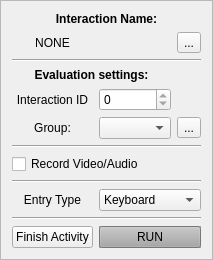
            <widget class="QFrame" name="frame_58">
             <property name="frameShape">
              <enum>QFrame::StyledPanel</enum>
             </property>
             <property name="frameShadow">
              <enum>QFrame::Raised</enum>
             </property>
             <layout class="QGridLayout" name="gridLayout_47">
              <item row="9" column="0" colspan="3">
               <widget class="Line" name="line_27">
                <property name="orientation">
                 <enum>Qt::Horizontal</enum>
                </property>
               </widget>
              </item>
              <item row="5" column="2">
               <widget class="QToolButton" name="run_new_eval_group_toolButton">
                <property name="text">
                 <string>...</string>
                </property>
               </widget>
              </item>
              <item row="5" column="0">
               <widget class="QLabel" name="label_54">
                <property name="text">
                 <string>Group:</string>
                </property>
                <property name="alignment">
                 <set>Qt::AlignCenter</set>
                </property>
               </widget>
              </item>
              <item row="12" column="1" colspan="2">
               <widget class="QPushButton" name="pushButton_run_activity">
                <property name="enabled">
                 <bool>true</bool>
                </property>
                <property name="palette">
                 <palette>
                  <active>
                   <colorrole role="WindowText">
                    <brush brushstyle="SolidPattern">
                     <color alpha="255">
                      <red>0</red>
                      <green>0</green>
                      <blue>0</blue>
                     </color>
                    </brush>
                   </colorrole>
                   <colorrole role="Button">
                    <brush brushstyle="SolidPattern">
                     <color alpha="255">
                      <red>167</red>
                      <green>167</green>
                      <blue>167</blue>
                     </color>
                    </brush>
                   </colorrole>
                   <colorrole role="Light">
                    <brush brushstyle="SolidPattern">
                     <color alpha="255">
                      <red>251</red>
                      <green>251</green>
                      <blue>251</blue>
                     </color>
                    </brush>
                   </colorrole>
                   <colorrole role="Midlight">
                    <brush brushstyle="SolidPattern">
                     <color alpha="255">
                      <red>209</red>
                      <green>209</green>
                      <blue>209</blue>
                     </color>
                    </brush>
                   </colorrole>
                   <colorrole role="Dark">
                    <brush brushstyle="SolidPattern">
                     <color alpha="255">
                      <red>83</red>
                      <green>83</green>
                      <blue>83</blue>
                     </color>
                    </brush>
                   </colorrole>
                   <colorrole role="Mid">
                    <brush brushstyle="SolidPattern">
                     <color alpha="255">
                      <red>111</red>
                      <green>111</green>
                      <blue>111</blue>
                     </color>
                    </brush>
                   </colorrole>
                   <colorrole role="Text">
                    <brush brushstyle="SolidPattern">
                     <color alpha="255">
                      <red>0</red>
                      <green>0</green>
                      <blue>0</blue>
                     </color>
                    </brush>
                   </colorrole>
                   <colorrole role="BrightText">
                    <brush brushstyle="SolidPattern">
                     <color alpha="255">
                      <red>255</red>
                      <green>255</green>
                      <blue>255</blue>
                     </color>
                    </brush>
                   </colorrole>
                   <colorrole role="ButtonText">
                    <brush brushstyle="SolidPattern">
                     <color alpha="255">
                      <red>0</red>
                      <green>0</green>
                      <blue>0</blue>
                     </color>
                    </brush>
                   </colorrole>
                   <colorrole role="Base">
                    <brush brushstyle="SolidPattern">
                     <color alpha="255">
                      <red>255</red>
                      <green>255</green>
                      <blue>255</blue>
                     </color>
                    </brush>
                   </colorrole>
                   <colorrole role="Window">
                    <brush brushstyle="SolidPattern">
                     <color alpha="255">
                      <red>167</red>
                      <green>167</green>
                      <blue>167</blue>
                     </color>
                    </brush>
                   </colorrole>
                   <colorrole role="Shadow">
                    <brush brushstyle="SolidPattern">
                     <color alpha="255">
                      <red>0</red>
                      <green>0</green>
                      <blue>0</blue>
                     </color>
                    </brush>
                   </colorrole>
                   <colorrole role="AlternateBase">
                    <brush brushstyle="SolidPattern">
                     <color alpha="255">
                      <red>211</red>
                      <green>211</green>
                      <blue>211</blue>
                     </color>
                    </brush>
                   </colorrole>
                   <colorrole role="ToolTipBase">
                    <brush brushstyle="SolidPattern">
                     <color alpha="255">
                      <red>255</red>
                      <green>255</green>
                      <blue>220</blue>
                     </color>
                    </brush>
                   </colorrole>
                   <colorrole role="ToolTipText">
                    <brush brushstyle="SolidPattern">
                     <color alpha="255">
                      <red>0</red>
                      <green>0</green>
                      <blue>0</blue>
                     </color>
                    </brush>
                   </colorrole>
                  </active>
                  <inactive>
                   <colorrole role="WindowText">
                    <brush brushstyle="SolidPattern">
                     <color alpha="255">
                      <red>0</red>
                      <green>0</green>
                      <blue>0</blue>
                     </color>
                    </brush>
                   </colorrole>
                   <colorrole role="Button">
                    <brush brushstyle="SolidPattern">
                     <color alpha="255">
                      <red>167</red>
                      <green>167</green>
                      <blue>167</blue>
                     </color>
                    </brush>
                   </colorrole>
                   <colorrole role="Light">
                    <brush brushstyle="SolidPattern">
                     <color alpha="255">
                      <red>251</red>
                      <green>251</green>
                      <blue>251</blue>
                     </color>
                    </brush>
                   </colorrole>
                   <colorrole role="Midlight">
                    <brush brushstyle="SolidPattern">
                     <color alpha="255">
                      <red>209</red>
                      <green>209</green>
                      <blue>209</blue>
                     </color>
                    </brush>
                   </colorrole>
                   <colorrole role="Dark">
                    <brush brushstyle="SolidPattern">
                     <color alpha="255">
                      <red>83</red>
                      <green>83</green>
                      <blue>83</blue>
                     </color>
                    </brush>
                   </colorrole>
                   <colorrole role="Mid">
                    <brush brushstyle="SolidPattern">
                     <color alpha="255">
                      <red>111</red>
                      <green>111</green>
                      <blue>111</blue>
                     </color>
                    </brush>
                   </colorrole>
                   <colorrole role="Text">
                    <brush brushstyle="SolidPattern">
                     <color alpha="255">
                      <red>0</red>
                      <green>0</green>
                      <blue>0</blue>
                     </color>
                    </brush>
                   </colorrole>
                   <colorrole role="BrightText">
                    <brush brushstyle="SolidPattern">
                     <color alpha="255">
                      <red>255</red>
                      <green>255</green>
                      <blue>255</blue>
                     </color>
                    </brush>
                   </colorrole>
                   <colorrole role="ButtonText">
                    <brush brushstyle="SolidPattern">
                     <color alpha="255">
                      <red>0</red>
                      <green>0</green>
                      <blue>0</blue>
                     </color>
                    </brush>
                   </colorrole>
                   <colorrole role="Base">
                    <brush brushstyle="SolidPattern">
                     <color alpha="255">
                      <red>255</red>
                      <green>255</green>
                      <blue>255</blue>
                     </color>
                    </brush>
                   </colorrole>
                   <colorrole role="Window">
                    <brush brushstyle="SolidPattern">
                     <color alpha="255">
                      <red>167</red>
                      <green>167</green>
                      <blue>167</blue>
                     </color>
                    </brush>
                   </colorrole>
                   <colorrole role="Shadow">
                    <brush brushstyle="SolidPattern">
                     <color alpha="255">
                      <red>0</red>
                      <green>0</green>
                      <blue>0</blue>
                     </color>
                    </brush>
                   </colorrole>
                   <colorrole role="AlternateBase">
                    <brush brushstyle="SolidPattern">
                     <color alpha="255">
                      <red>211</red>
                      <green>211</green>
                      <blue>211</blue>
                     </color>
                    </brush>
                   </colorrole>
                   <colorrole role="ToolTipBase">
                    <brush brushstyle="SolidPattern">
                     <color alpha="255">
                      <red>255</red>
                      <green>255</green>
                      <blue>220</blue>
                     </color>
                    </brush>
                   </colorrole>
                   <colorrole role="ToolTipText">
                    <brush brushstyle="SolidPattern">
                     <color alpha="255">
                      <red>0</red>
                      <green>0</green>
                      <blue>0</blue>
                     </color>
                    </brush>
                   </colorrole>
                  </inactive>
                  <disabled>
                   <colorrole role="WindowText">
                    <brush brushstyle="SolidPattern">
                     <color alpha="255">
                      <red>83</red>
                      <green>83</green>
                      <blue>83</blue>
                     </color>
                    </brush>
                   </colorrole>
                   <colorrole role="Button">
                    <brush brushstyle="SolidPattern">
                     <color alpha="255">
                      <red>167</red>
                      <green>167</green>
                      <blue>167</blue>
                     </color>
                    </brush>
                   </colorrole>
                   <colorrole role="Light">
                    <brush brushstyle="SolidPattern">
                     <color alpha="255">
                      <red>251</red>
                      <green>251</green>
                      <blue>251</blue>
                     </color>
                    </brush>
                   </colorrole>
                   <colorrole role="Midlight">
                    <brush brushstyle="SolidPattern">
                     <color alpha="255">
                      <red>209</red>
                      <green>209</green>
                      <blue>209</blue>
                     </color>
                    </brush>
                   </colorrole>
                   <colorrole role="Dark">
                    <brush brushstyle="SolidPattern">
                     <color alpha="255">
                      <red>83</red>
                      <green>83</green>
                      <blue>83</blue>
                     </color>
                    </brush>
                   </colorrole>
                   <colorrole role="Mid">
                    <brush brushstyle="SolidPattern">
                     <color alpha="255">
                      <red>111</red>
                      <green>111</green>
                      <blue>111</blue>
                     </color>
                    </brush>
                   </colorrole>
                   <colorrole role="Text">
                    <brush brushstyle="SolidPattern">
                     <color alpha="255">
                      <red>83</red>
                      <green>83</green>
                      <blue>83</blue>
                     </color>
                    </brush>
                   </colorrole>
                   <colorrole role="BrightText">
                    <brush brushstyle="SolidPattern">
                     <color alpha="255">
                      <red>255</red>
                      <green>255</green>
                      <blue>255</blue>
                     </color>
                    </brush>
                   </colorrole>
                   <colorrole role="ButtonText">
                    <brush brushstyle="SolidPattern">
                     <color alpha="255">
                      <red>83</red>
                      <green>83</green>
                      <blue>83</blue>
                     </color>
                    </brush>
                   </colorrole>
                   <colorrole role="Base">
                    <brush brushstyle="SolidPattern">
                     <color alpha="255">
                      <red>167</red>
                      <green>167</green>
                      <blue>167</blue>
                     </color>
                    </brush>
                   </colorrole>
                   <colorrole role="Window">
                    <brush brushstyle="SolidPattern">
                     <color alpha="255">
                      <red>167</red>
                      <green>167</green>
                      <blue>167</blue>
                     </color>
                    </brush>
                   </colorrole>
                   <colorrole role="Shadow">
                    <brush brushstyle="SolidPattern">
                     <color alpha="255">
                      <red>0</red>
                      <green>0</green>
                      <blue>0</blue>
                     </color>
                    </brush>
                   </colorrole>
                   <colorrole role="AlternateBase">
                    <brush brushstyle="SolidPattern">
                     <color alpha="255">
                      <red>167</red>
                      <green>167</green>
                      <blue>167</blue>
                     </color>
                    </brush>
                   </colorrole>
                   <colorrole role="ToolTipBase">
                    <brush brushstyle="SolidPattern">
                     <color alpha="255">
                      <red>255</red>
                      <green>255</green>
                      <blue>220</blue>
                     </color>
                    </brush>
                   </colorrole>
                   <colorrole role="ToolTipText">
                    <brush brushstyle="SolidPattern">
                     <color alpha="255">
                      <red>0</red>
                      <green>0</green>
                      <blue>0</blue>
                     </color>
                    </brush>
                   </colorrole>
                  </disabled>
                 </palette>
                </property>
                <property name="font">
                 <font>
                  <kerning>false</kerning>
                 </font>
                </property>
                <property name="autoFillBackground">
                 <bool>true</bool>
                </property>
                <property name="text">
                 <string>RUN</string>
                </property>
                <property name="shortcut">
                 <string>Ctrl+R</string>
                </property>
                <property name="default">
                 <bool>false</bool>
                </property>
                <property name="flat">
                 <bool>false</bool>
                </property>
               </widget>
              </item>
              <item row="0" column="0" colspan="3">
               <widget class="QLabel" name="label_209">
                <property name="font">
                 <font>
                  <weight>75</weight>
                  <bold>true</bold>
                 </font>
                </property>
                <property name="text">
                 <string>Interaction Name:</string>
                </property>
                <property name="alignment">
                 <set>Qt::AlignCenter</set>
                </property>
               </widget>
              </item>
              <item row="7" column="0" colspan="3">
               <widget class="Line" name="line_29">
                <property name="orientation">
                 <enum>Qt::Horizontal</enum>
                </property>
               </widget>
              </item>
              <item row="8" column="0" colspan="2">
               <widget class="QCheckBox" name="run_autovideo_checkBox">
                <property name="text">
                 <string>Record Video/Audio</string>
                </property>
                <property name="checked">
                 <bool>false</bool>
                </property>
               </widget>
              </item>
              <item row="11" column="0" colspan="3">
               <widget class="Line" name="line_28">
                <property name="orientation">
                 <enum>Qt::Horizontal</enum>
                </property>
               </widget>
              </item>
              <item row="10" column="1" colspan="2">
               <widget class="QComboBox" name="run_entry_comboBox">
                <property name="layoutDirection">
                 <enum>Qt::LeftToRight</enum>
                </property>
                <item>
                 <property name="text">
                  <string>Keyboard</string>
                 </property>
                </item>
                <item>
                 <property name="text">
                  <string>Microphone</string>
                 </property>
                </item>
                <item>
                 <property name="text">
                  <string>Woz</string>
                 </property>
                </item>
               </widget>
              </item>
              <item row="12" column="0">
               <widget class="QPushButton" name="run_end_activity_button">
                <property name="text">
                 <string>Finish Activity</string>
                </property>
               </widget>
              </item>
              <item row="10" column="0">
               <widget class="QLabel" name="label_5">
                <property name="text">
                 <string>Entry Type</string>
                </property>
                <property name="alignment">
                 <set>Qt::AlignCenter</set>
                </property>
               </widget>
              </item>
              <item row="1" column="0">
               <widget class="QLabel" name="run_int_name_label">
                <property name="text">
                 <string>NONE</string>
                </property>
                <property name="alignment">
                 <set>Qt::AlignCenter</set>
                </property>
               </widget>
              </item>
              <item row="3" column="0" colspan="2">
               <widget class="QLabel" name="label_98">
                <property name="font">
                 <font>
                  <weight>75</weight>
                  <bold>true</bold>
                 </font>
                </property>
                <property name="text">
                 <string>Evaluation settings:</string>
                </property>
                <property name="alignment">
                 <set>Qt::AlignCenter</set>
                </property>
               </widget>
              </item>
              <item row="1" column="2">
               <widget class="QToolButton" name="toolButton">
                <property name="text">
                 <string>...</string>
                </property>
               </widget>
              </item>
              <item row="5" column="1">
               <widget class="QComboBox" name="run_group_eval_comboBox"/>
              </item>
              <item row="2" column="0" colspan="3">
               <widget class="Line" name="line_34">
                <property name="orientation">
                 <enum>Qt::Horizontal</enum>
                </property>
               </widget>
              </item>
              <item row="4" column="0">
               <widget class="QLabel" name="label_99">
                <property name="text">
                 <string>Interaction ID</string>
                </property>
                <property name="alignment">
                 <set>Qt::AlignCenter</set>
                </property>
               </widget>
              </item>
              <item row="4" column="1">
               <widget class="QSpinBox" name="run_int_id_spinBox">
                <property name="readOnly">
                 <bool>true</bool>
                </property>
               </widget>
              </item>
             </layout>
            </widget>
